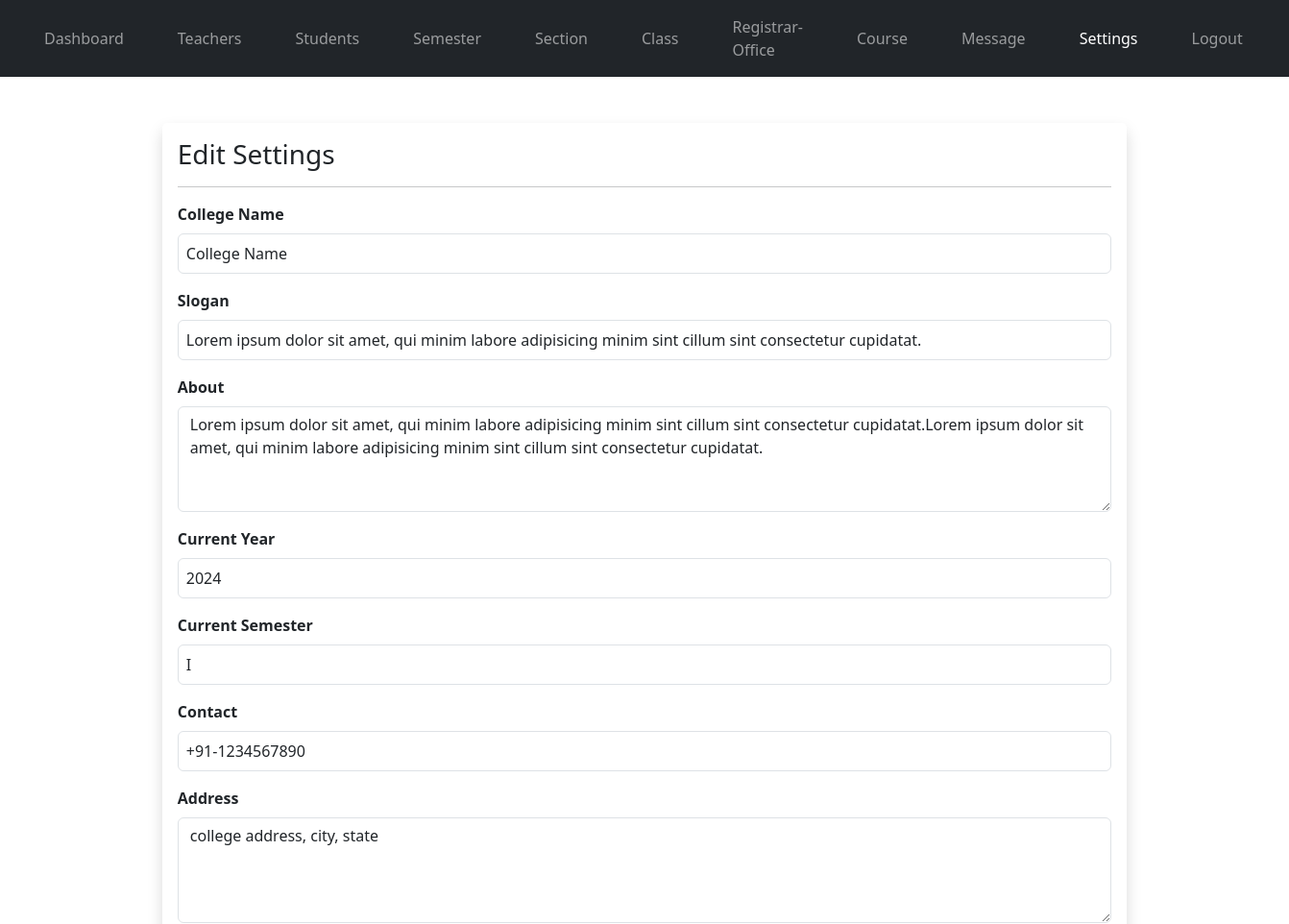
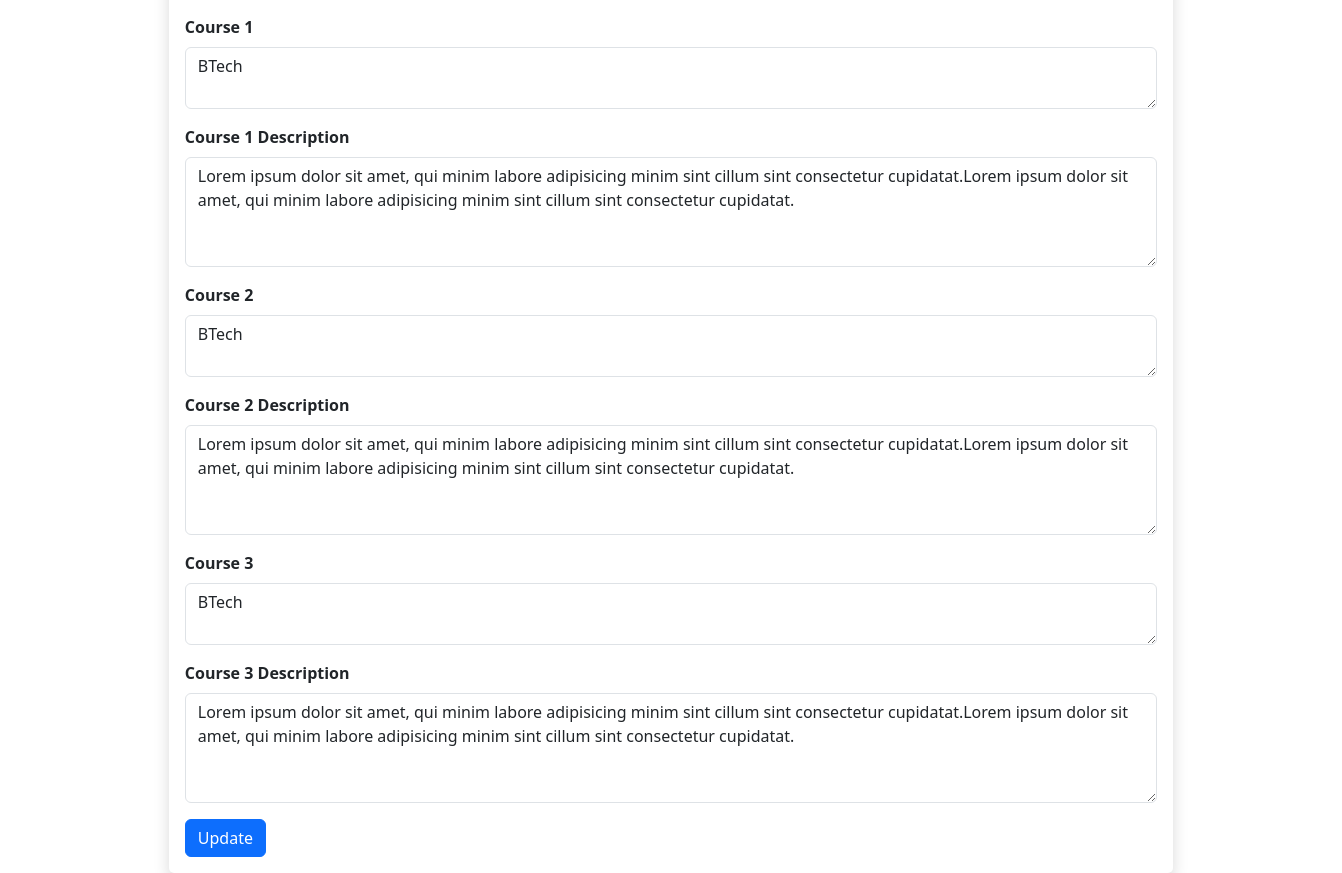
/admin/settings.php (signed in), run on the app's committed database (2 pictures, top to bottom).
### tables this page shows
CREATE TABLE `setting` (
  `id` int(11) NOT NULL,
  `current_year` int(11) NOT NULL,
  `current_semester` varchar(11) NOT NULL,
  `college_name` varchar(100) NOT NULL,
  `slogan` varchar(300) NOT NULL,
  `about` text NOT NULL,
  `contact` varchar(100) NOT NULL,
  `address` text NOT NULL,
  `course1` text NOT NULL,
  `course1desc` text NOT NULL,
  `course2` text NOT NULL,
  `course2desc` text NOT NULL,
  `course3` text NOT NULL,
  `course3desc` text NOT NULL
);

### api/settings.php (called while the page is built)
<?php
function getSetting($conn){
   $sql = "SELECT * FROM setting";
   $stmt = $conn->prepare($sql);
   $stmt->execute();
   if ($stmt->rowCount() == 1) {
	$settings = $stmt->fetch();
	return $settings;
   }else {
	return 0;
   }
}
?>

### admin/settings.php (the view, shortened to what this page needs)
<?php
if (isset($_SESSION['admin_id']) &&
    isset($_SESSION['role'])) {
    if ($_SESSION['role'] == 'Admin') {
       include "../db_connection.php";
?>
<?php
include "../header.php";
?>
<body>
<?php
include "../nav.php";
?>
<div class="container mt-5">
        <form method="post"
              class="shadow p-3 mt-5 form-w"
              action="api/settings-edit.php">
        <h3>Edit Settings</h3><hr>
        <div class="mb-3">
          <label class="form-label">College Name</label>
          <input type="text"
                 class="form-control"
                 value="<?=$setting['college_name']?>"
                 name="college_name">
        </div>
        <div class="mb-3">
          <label class="form-label">Slogan</label>
          <input type="text"
                 class="form-control"
                 value="<?=$setting['slogan']?>"
                 name="slogan">
        </div>
        <div class="mb-3">
                <label class="form-label">About</label>
                <textarea class="form-control" name="about"
                          rows="4"><?=$setting['about']?></textarea>
        </div>
        <div class="mb-3">
          <label class="form-label">Current Year</label>
          <input type="text"
                 class="form-control"
                 value="<?=$setting['current_year']?>"
                 name="current_year">
        </div>
        <div class="mb-3">
          <label class="form-label">Current Semester</label>
          <input type="text"
                 class="form-control"
                 value="<?=$setting['current_semester']?>"
                 name="current_semester">
        </div>
        <div class="mb-3">
          <label class="form-label">Contact</label>
          <input type="text"
                 class="form-control"
                 value="<?=$setting['contact']?>"
                 name="contact">
        </div>
        <div class="mb-3">
          <label class="form-label">Address</label>
          <textarea class="form-control" name="address"
                    rows="4"><?=$setting['address']?></textarea>
        </div>
        <div class="mb-3">
          <label class="form-label">Course 1</label>
          <textarea class="form-control" name="course1"
                    rows="2"><?=$setting['course1']?></textarea>
        </div>
        <div class="mb-3">
          <label class="form-label">Course 1 Description</label>
          <textarea class="form-control" name="course1desc"
                    rows="4"><?=$setting['course1desc']?></textarea>
        </div>
        <div class="mb-3">
          <label class="form-label">Course 2</label>
          <textarea class="form-control" name="course2"
                    rows="2"><?=$setting['course2']?></textarea>
        </div>
        <div class="mb-3">
          <label class="form-label">Course 2 Description</label>
          <textarea class="form-control" name="course2desc"
                    rows="4"><?=$setting['course2desc']?></textarea>
        </div>
        <div class="mb-3">
          <label class="form-label">Course 3</label>
          <textarea class="form-control" name="course3"
                    rows="2"><?=$setting['course3']?></textarea>
        </div>
        <div class="mb-3">
          <label class="form-label">Course 3 Description</label>
          <textarea class="form-control" name="course3desc"
                    rows="4"><?=$setting['course3desc']?></textarea>
        </div>
      <button type="submit"
              class="btn btn-primary">
              Update</button>
     </form>
 </div>
</body>
<?php
include "../footer.php";
?>
<?php
  }else {
    header("Location: ../login.php");
    exit;
  }
}else {
	header("Location: ../login.php");
	exit;
}
?>

### static/styles.css (style rules this page uses)
* { margin: 0; padding: 0; }
body { font-family: Arial, sans-serif; margin: 0; padding: 0px; background-color: #f4f4f4; color: #333; }
form { width: 90%; margin: 0 auto; background: #fff; padding: 20px; border-radius: 5px; box-shadow: 0 0 10px rgba(0, 0, 0, 0.1); }
label { font-weight: bold; margin-bottom: 5px; }
input[type="text"], input[type="password"], input[type="submit"] { width: 100%; padding: 8px; margin-bottom: 10px; box-sizing: border-box; }

### data on the page
setting: college_name "College Name", slogan "Lorem ipsum dolor sit amet, qui minim labore adipisicing minim sint cillum sint consectetur cupidatat.", about "Lorem ipsum dolor sit amet, qui minim labore adipisicing minim sint cillum sint consectetur cupidatat.Lorem ipsum dolor sit amet, qui minim labore adipisicing minim sint cillum sint consectetur cupidatat.", current_year "2024", current_semester "I", contact "+91-1234567890", address "college address, city, state", course1 "BTech", course1desc "Lorem ipsum dolor sit amet, qui minim labore adipisicing minim sint cillum sint consectetur cupidatat.Lorem ipsum dolor sit amet, qui minim labore adipisicing minim sint cillum sint consectetur cupidatat.", course2 "BTech", course2desc "Lorem ipsum dolor sit amet, qui minim labore adipisicing minim sint cillum sint consectetur cupidatat.Lorem ipsum dolor sit amet, qui minim labore adipisicing minim sint cillum sint consectetur cupidatat.", course3 "BTech", course3desc "Lorem ipsum dolor sit amet, qui minim labore adipisicing minim sint cillum sint consectetur cupidatat.Lorem ipsum dolor sit amet, qui minim labore adipisicing minim sint cillum sint consectetur cupidatat."
